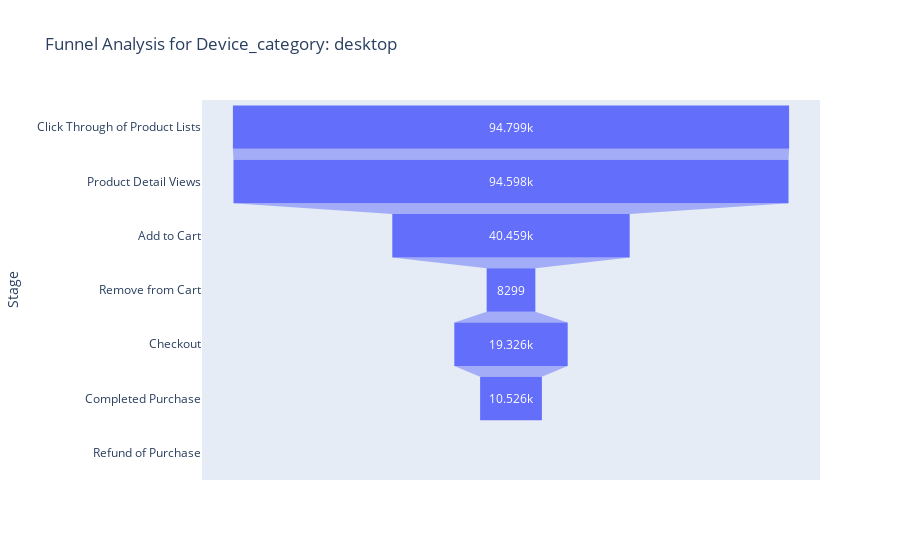
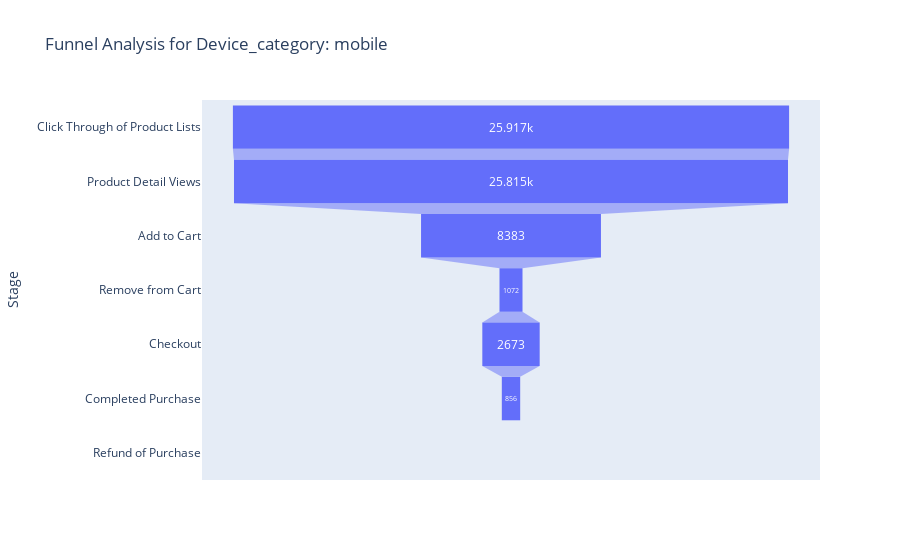
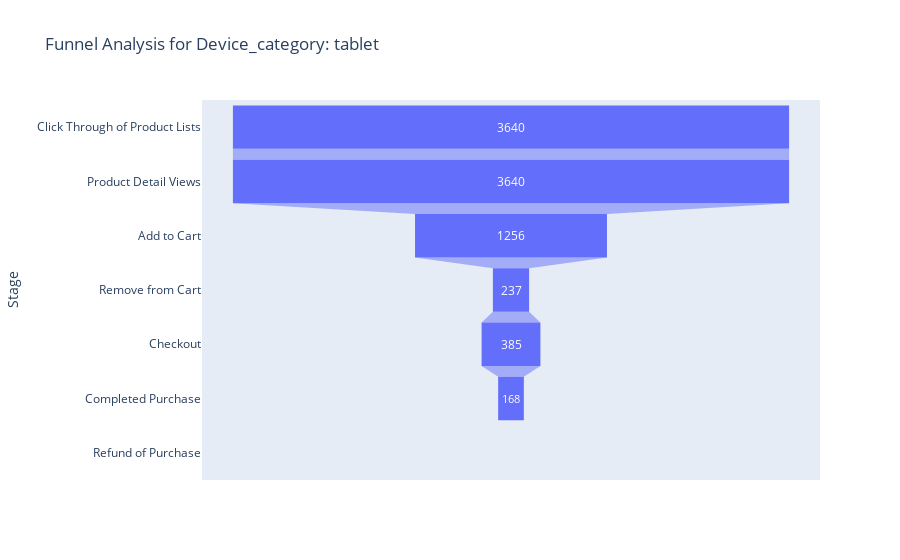
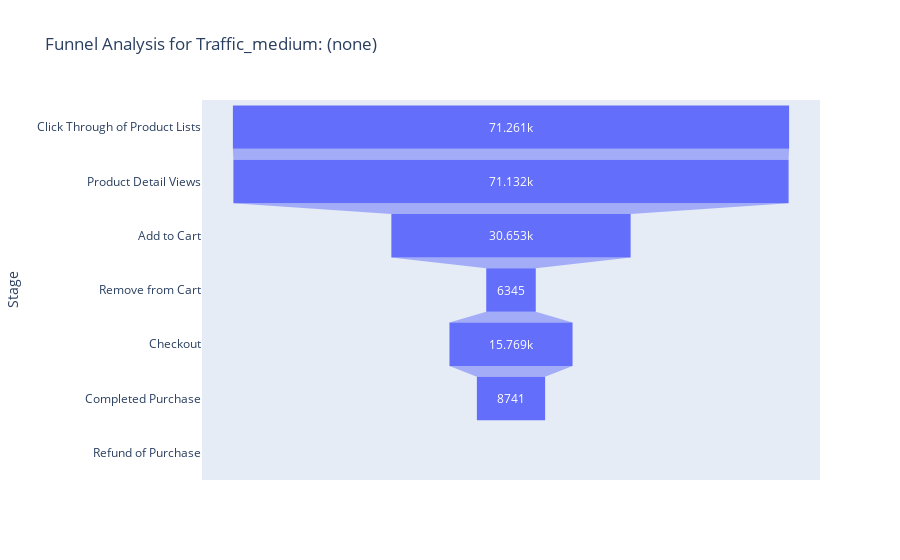

The code cell stored with these charts, in order, in its notebook:
### Code cell
import pandas as pd
import plotly.graph_objects as go

# Function to get top 3 categories based on transaction counts
def get_top_categories(df, dimension):
    return df.groupby(dimension)['unique_id'].nunique().nlargest(3).index

# Function to visualize funnel by a specific dimension with top 3 categories sequentially
def visualize_top_funnel_by_dimension_sequential(df, dimension):
    top_categories = get_top_categories(df, dimension)
    
    for cat in top_categories:
        stage_counts = df[df[dimension] == cat].groupby('funnel_stage')['unique_id'].nunique().reindex(funnel_stages.values())
        funnel_data = pd.DataFrame({
            'Stage': stage_counts.index,
            'Users': stage_counts.values
        })
        
        fig = go.Figure()
        
        fig.add_trace(
            go.Funnel(
                y=funnel_data['Stage'],
                x=funnel_data['Users'],
                textposition='inside',
                name=cat
            )
        )
        
        fig.update_layout(
            title_text=f'Funnel Analysis for {dimension.capitalize()}: {cat}',
            xaxis_title='Users',
            yaxis_title='Stage'
        )
        
        fig.show()

# Analyze the funnel by device category
visualize_top_funnel_by_dimension_sequential(df, 'device_category')

# Analyze the funnel by traffic source medium
visualize_top_funnel_by_dimension_sequential(df, 'traffic_medium')

# Analyze the funnel by country
visualize_top_funnel_by_dimension_sequential(df, 'user_country')

### Figure 1 — Plotly figure (JSON) as saved in the notebook; plotly's stock layout.template omitted (floating-point values rounded to 4 significant figures)
{"data": [{"name": "desktop", "textposition": "inside", "x": [94799, 94598, 40459, 8299, 19326, 10526, null], "y": ["Click Through of Product Lists", "Product Detail Views", "Add to Cart", "Remove from Cart", "Checkout", "Completed Purchase", "Refund of Purchase"], "type": "funnel"}], "layout": {"title": {"text": "Funnel Analysis for Device_category: desktop"}, "xaxis": {"title": {"text": "Users"}, "type": "linear", "range": [-52670.0, 52670.0], "autorange": true}, "yaxis": {"title": {"text": "Stage"}, "type": "category", "range": [6.5, -0.5], "autorange": true}, "autosize": true}}

### Figure 2 — Plotly figure (JSON) as saved in the notebook; plotly's stock layout.template omitted (floating-point values rounded to 4 significant figures)
{"data": [{"name": "mobile", "textposition": "inside", "x": [25917, 25815, 8383, 1072, 2673, 856, null], "y": ["Click Through of Product Lists", "Product Detail Views", "Add to Cart", "Remove from Cart", "Checkout", "Completed Purchase", "Refund of Purchase"], "type": "funnel"}], "layout": {"title": {"text": "Funnel Analysis for Device_category: mobile"}, "xaxis": {"title": {"text": "Users"}, "type": "linear", "range": [-14400.0, 14400.0], "autorange": true}, "yaxis": {"title": {"text": "Stage"}, "type": "category", "range": [6.5, -0.5], "autorange": true}, "autosize": true}}

### Figure 3 — Plotly figure (JSON) as saved in the notebook; plotly's stock layout.template omitted (floating-point values rounded to 4 significant figures)
{"data": [{"name": "tablet", "textposition": "inside", "x": [3640, 3640, 1256, 237, 385, 168, null], "y": ["Click Through of Product Lists", "Product Detail Views", "Add to Cart", "Remove from Cart", "Checkout", "Completed Purchase", "Refund of Purchase"], "type": "funnel"}], "layout": {"title": {"text": "Funnel Analysis for Device_category: tablet"}, "xaxis": {"title": {"text": "Users"}, "type": "linear", "range": [-2022.0, 2022.0], "autorange": true}, "yaxis": {"title": {"text": "Stage"}, "type": "category", "range": [6.5, -0.5], "autorange": true}, "autosize": true}}

### Figure 4 — Plotly figure (JSON) as saved in the notebook; plotly's stock layout.template omitted (floating-point values rounded to 4 significant figures)
{"data": [{"name": "(none)", "textposition": "inside", "x": [71261, 71132, 30653, 6345, 15769, 8741, null], "y": ["Click Through of Product Lists", "Product Detail Views", "Add to Cart", "Remove from Cart", "Checkout", "Completed Purchase", "Refund of Purchase"], "type": "funnel"}], "layout": {"title": {"text": "Funnel Analysis for Traffic_medium: (none)"}, "xaxis": {"title": {"text": "Users"}, "type": "linear", "range": [-39590.0, 39590.0], "autorange": true}, "yaxis": {"title": {"text": "Stage"}, "type": "category", "range": [6.5, -0.5], "autorange": true}, "autosize": true}}
